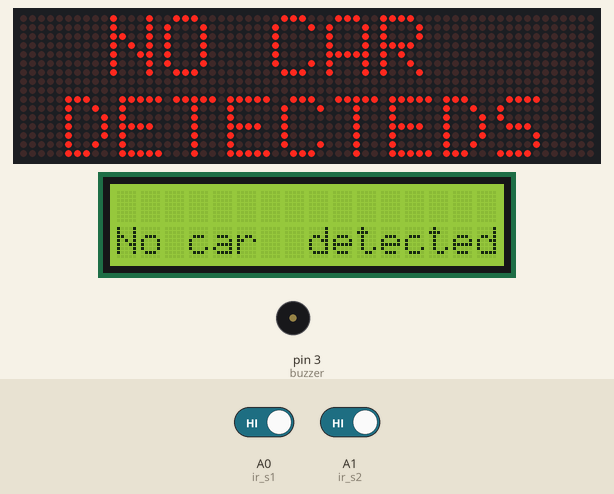
A sketch run on a simulated Arduino Uno, built with avr-gcc and run on an emulated ATmega328P. On the bench: 64×16 LED matrix, 16×2 character LCD, buzzer (waves = sounding, pin HIGH). Inputs (shaded band) come from the test bench; at power-on: A0 (ir_s1) HIGH, A1 (ir_s2) HIGH. What the sketch prints to the serial monitor is not drawn.

Above: at 16.4 s.
16.5 s: A0 (ir_s1) driven LOW
At 17.2 s:
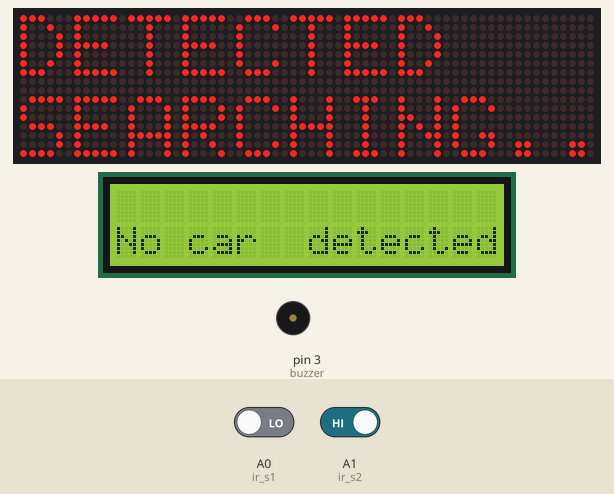
18.0 s: A1 (ir_s2) driven LOW
At 19.2 s:
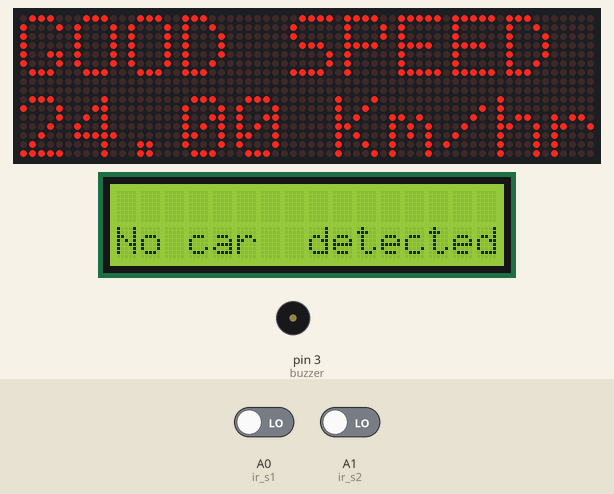
19.5 s: A0 (ir_s1) driven HIGH
At 22.2 s:
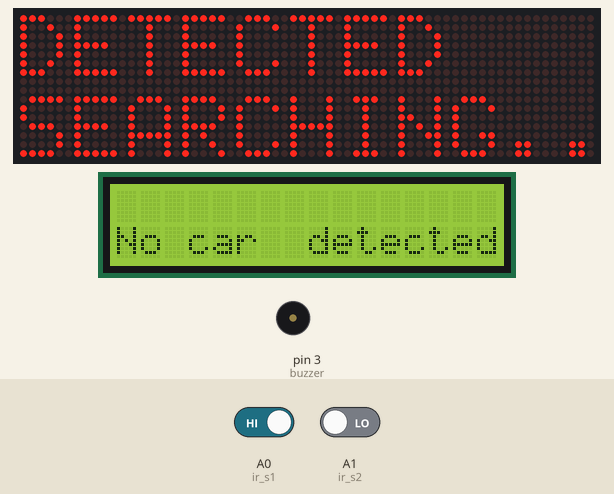
22.5 s: A0 (ir_s1) driven LOW
At 22.9 s:
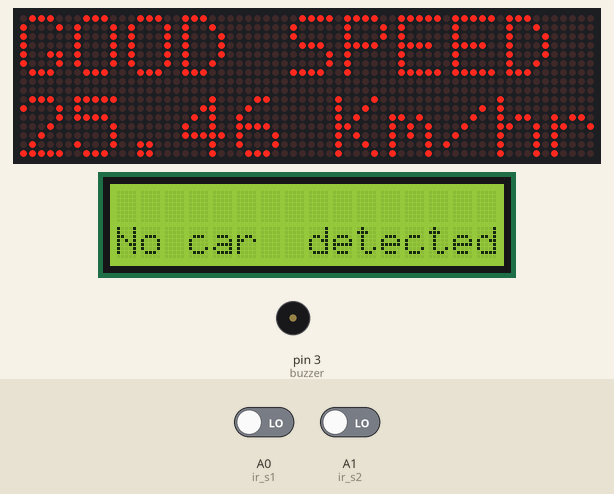
24.0 s: A1 (ir_s2) driven HIGH
At 26.7 s:
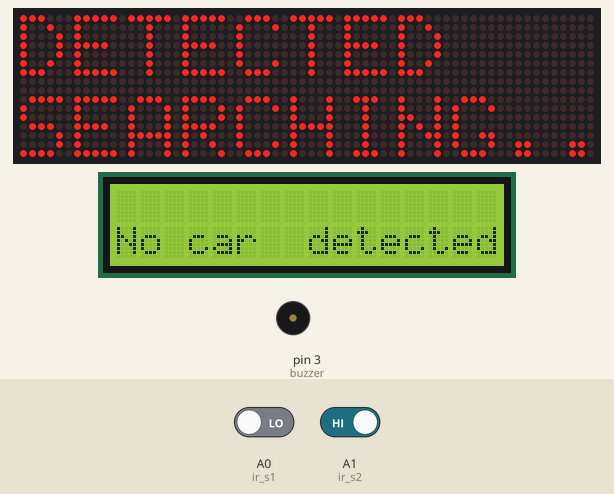
27.0 s: A1 (ir_s2) driven LOW
At 30.9 s:
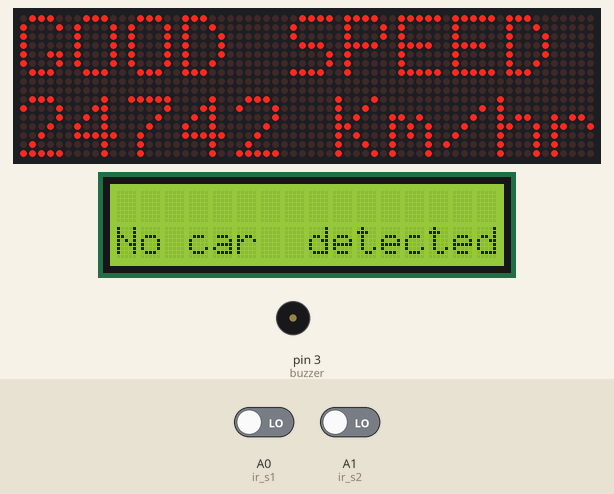

The sketch:

CAR_SPEED_IR_P10_NEW.ino
```cpp
#include <SPI.h>

#include <DMD.h>

#include <TimerOne.h>

#include "SystemFont5x7.h"

#include "Arial_black_16.h"

#include <LCD_I2C.h>

LCD_I2C lcd(0x27, 16, 2);  // Default address of most PCF8574 modules, change according
int timer1;
int timer2;

float Time;

int flag1 = 0; //creating flags1
int flag2 = 0;

float distance = 10;  // space beteen the 2 sensors in cm
float speed;

int ir_s1 = A0;
int ir_s2 = A1;
char chr[5];

int buzzer = 3;

#define ROW 2

#define COLUMN 1

#define FONT Arial_Black_16


DMD led_module(ROW, COLUMN);


void scan_module()

{

  led_module.scanDisplayBySPI();
}


void setup()

{

  Timer1.initialize(1000);

  Timer1.attachInterrupt(scan_module);

  led_module.clearScreen(true);

  Serial.begin(9600);
  pinMode(ir_s1, INPUT);
  pinMode(ir_s2, INPUT);
  pinMode(buzzer, OUTPUT);
  Serial.println("Car speed detector");

  lcd.begin();  // If you are using more I2C devices using the Wire library use lcd.begin(false)
                // this stop the library(LCD_I2C) from calling Wire.begin()
  lcd.backlight();
  lcd.clear();
  lcd.setCursor(0, 0);
  lcd.print("   CAR SPEED   ");
  lcd.setCursor(0, 1);
  lcd.print("   DECTECTOR   ");
  delay(2000);
  lcd.clear();
  led_module.clearScreen(true);
  led_module.selectFont(FONT);

  led_module.drawMarquee("CAR SPEED DETECTOR", 18, (32 * ROW) - 1, 0);  // the text, length of text to display, to display accros the row

  long start = millis();

  long timming = start;

  boolean flag = false;

  while (!flag)

  {

    if ((timming + 30) < millis())  //speed of the text

    {

      flag = led_module.stepMarquee(-1, 0);

      timming = millis();
    }
  }
}

void loop()

{
  // led_module.selectFont(SystemFont5x7);
  // led_module.drawString(8, 0, " NO CAR ", 10, GRAPHICS_NORMAL);
  // led_module.drawString(0, 9, " DETECTED ", 10, GRAPHICS_NORMAL);


  Serial.print("Sensor1 ");
  Serial.print(digitalRead(ir_s1));

  Serial.print(" Sensor2 ");
  Serial.println(digitalRead(ir_s2));

  if (digitalRead(ir_s1) == 0 && flag1 == 0) {
    timer1 = millis();
    flag1 = 1;
  }

  if (digitalRead(ir_s2) == 0 && flag2 == 0) {
    timer2 = millis();
    flag2 = 1;
  }

  if (flag1 == 1 && flag2 == 1) {
    if (timer1 > timer2) { Time = timer1 - timer2; }  // Checking if timer 1 is greater than timer 2 so the time differnce will always be positive value
    else if (timer2 > timer1) {
      Time = timer2 - timer1;
    }                           // Checking if timer 2 is greater than timer 1 so the time differnce will always be positive value
    Time = Time / 1000;         //convert millisecond to second
    speed = (distance / Time);  //v=d/t
    speed = speed * 3600;       //multiply by seconds per hr
    speed = speed / 1000;       //division by meters per Km
  }

  if (speed == 0) {
    lcd.setCursor(0, 1);
    if (flag1 == 0 && flag2 == 0) {
      lcd.print("No car  detected");
      Serial.println("No car  detected");
      led_module.clearScreen(true);
      led_module.selectFont(SystemFont5x7);
      led_module.drawString(10, 0, "NO CAR", 7, GRAPHICS_NORMAL);
      led_module.drawString(5, 9, "DETECTED", 10, GRAPHICS_NORMAL);
      // delay(2000);
      // led_module.clearScreen(true);
      // led_module.selectFont(SystemFont5x7);
      // led_module.drawString(0, 0, "SPEED LIMIT", 11, GRAPHICS_NORMAL);
      // led_module.drawString(5, 9, "   40Km/hr ", 10, GRAPHICS_NORMAL);
      // delay(2000);

    }
    else {
      // lcd.print("Searching...    ");
      Serial.println("Searching...    ");
      led_module.clearScreen(true);
      led_module.selectFont(SystemFont5x7);
      led_module.drawString(0, 9, "SEARCHING..........", 25, GRAPHICS_NORMAL);
      led_module.drawString(0, 0, "DETECTED ", 8, GRAPHICS_NORMAL);
    }
  }

  else {
    // lcd.clear();
    // lcd.setCursor(0, 0);
    // lcd.print("Speed:");
    // lcd.print(speed, 1);
    // lcd.print("Km/Hr  ");
    // lcd.setCursor(0, 1);

    Serial.print("Speed: ");
    Serial.print(speed, 3);
    Serial.println("Km/Hr  ");

    dtostrf(speed, 4, 2, chr);
    // led_module.clearScreen(true);
    // led_module.selectFont(SystemFont5x7);
    // led_module.drawString(30, 0, chr, 7, GRAPHICS_NORMAL);
    // led_module.drawString(25, 9, "Km/hr", 6, GRAPHICS_NORMAL);

    if (speed > 40) {

      // delay(2000);

      dtostrf(speed, 4, 2, chr);
      // led_module.clearScreen(true);


      // lcd.print("  Over Speeding  ");
      Serial.print("  Over Speeding  ");
      led_module.selectFont(SystemFont5x7);
      // led_module.drawString(0, 4, chr, 5, GRAPHICS_NORMAL);
      led_module.clearScreen(true);
      led_module.drawString(0, 9, chr, 5, GRAPHICS_NORMAL);
      led_module.drawString(35, 9, "Km/hr", 6, GRAPHICS_NORMAL);
      led_module.selectFont(SystemFont5x7);
      led_module.drawString(0, 0, "OVERSPEED", 9, GRAPHICS_NORMAL);
      digitalWrite(buzzer, HIGH);
      // led_module.drawString(0, 0, "", 0, GRAPHICS_NORMAL);

    } else {
      // lcd.print("  Normal Speed   ");
      Serial.print("  Normal Speed   ");
      led_module.clearScreen(true);
      led_module.drawString(0, 9, chr, 5, GRAPHICS_NORMAL);
      led_module.drawString(35, 9, "Km/hr", 6, GRAPHICS_NORMAL);
      led_module.selectFont(SystemFont5x7);
      led_module.drawString(0, 0, "GOOD SPEED", 10, GRAPHICS_NORMAL);
      // led_module.drawString(4, 9, "SPEED", 5, GRAPHICS_NORMAL);
    }
    delay(3000);
    digitalWrite(buzzer, LOW);
    speed = 0;
    flag1 = 0;
    flag2 = 0;
  }
}
```

Measured:
- after the input at 16.5 s, the display: changes after 0.07 s (image 1)
- after the input at 18.0 s, the display: changes after 0.09 s (image 2)
- after the input at 19.5 s, the display: changes after 1.6 s (image 3)
- after the input at 22.5 s, the display: changes after 0.06 s (image 4)
- after the input at 24.0 s, the display: changes after 1.6 s (image 5)
- after the input at 27.0 s, the display: first changes after 0.08 s (image 6 shows a later state)
